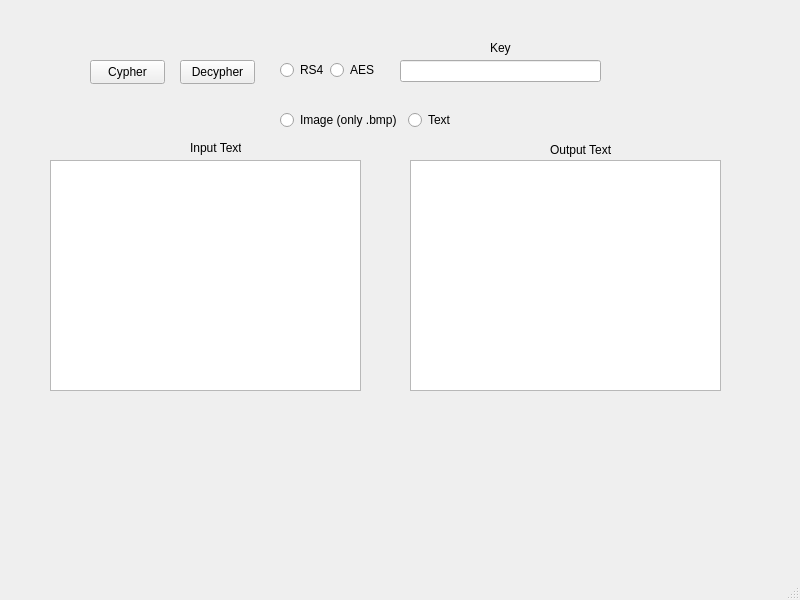
<?xml version="1.0" encoding="UTF-8"?>
<ui version="4.0">
 <class>MainWindow</class>
 <widget class="QMainWindow" name="MainWindow">
  <property name="geometry">
   <rect>
    <x>0</x>
    <y>0</y>
    <width>800</width>
    <height>600</height>
   </rect>
  </property>
  <property name="windowTitle">
   <string>MainWindow</string>
  </property>
  <widget class="QWidget" name="centralwidget">
   <widget class="QPushButton" name="Cypher">
    <property name="geometry">
     <rect>
      <x>90</x>
      <y>60</y>
      <width>75</width>
      <height>24</height>
     </rect>
    </property>
    <property name="text">
     <string>Cypher</string>
    </property>
   </widget>
   <widget class="QPushButton" name="Decypher">
    <property name="geometry">
     <rect>
      <x>180</x>
      <y>60</y>
      <width>75</width>
      <height>24</height>
     </rect>
    </property>
    <property name="text">
     <string>Decypher</string>
    </property>
   </widget>
   <widget class="QRadioButton" name="RS4radioButton">
    <property name="geometry">
     <rect>
      <x>280</x>
      <y>60</y>
      <width>51</width>
      <height>20</height>
     </rect>
    </property>
    <property name="text">
     <string>RS4</string>
    </property>
   </widget>
   <widget class="QRadioButton" name="AESradioButton">
    <property name="geometry">
     <rect>
      <x>330</x>
      <y>60</y>
      <width>89</width>
      <height>20</height>
     </rect>
    </property>
    <property name="text">
     <string>AES</string>
    </property>
   </widget>
   <widget class="QLineEdit" name="Key">
    <property name="geometry">
     <rect>
      <x>400</x>
      <y>60</y>
      <width>201</width>
      <height>22</height>
     </rect>
    </property>
   </widget>
   <widget class="QLabel" name="Keylabel">
    <property name="geometry">
     <rect>
      <x>490</x>
      <y>40</y>
      <width>21</width>
      <height>16</height>
     </rect>
    </property>
    <property name="text">
     <string>Key</string>
    </property>
   </widget>
   <widget class="QTextEdit" name="InputText">
    <property name="geometry">
     <rect>
      <x>50</x>
      <y>160</y>
      <width>311</width>
      <height>231</height>
     </rect>
    </property>
   </widget>
   <widget class="QTextEdit" name="OutputText">
    <property name="geometry">
     <rect>
      <x>410</x>
      <y>160</y>
      <width>311</width>
      <height>231</height>
     </rect>
    </property>
   </widget>
   <widget class="QLabel" name="InputTextLabel">
    <property name="geometry">
     <rect>
      <x>190</x>
      <y>140</y>
      <width>51</width>
      <height>16</height>
     </rect>
    </property>
    <property name="text">
     <string>Input Text</string>
    </property>
   </widget>
   <widget class="QLabel" name="OutputTextLabel">
    <property name="geometry">
     <rect>
      <x>550</x>
      <y>140</y>
      <width>71</width>
      <height>20</height>
     </rect>
    </property>
    <property name="text">
     <string>Output Text</string>
    </property>
   </widget>
   <widget class="QWidget" name="horizontalLayoutWidget">
    <property name="geometry">
     <rect>
      <x>280</x>
      <y>100</y>
      <width>241</width>
      <height>41</height>
     </rect>
    </property>
    <layout class="QHBoxLayout" name="horizontalLayout">
     <item>
      <widget class="QRadioButton" name="ImageRadioButton">
       <property name="text">
        <string>Image (only .bmp)</string>
       </property>
      </widget>
     </item>
     <item>
      <widget class="QRadioButton" name="TextRadioButton">
       <property name="text">
        <string>Text</string>
       </property>
      </widget>
     </item>
    </layout>
   </widget>
  </widget>
  <widget class="QMenuBar" name="menubar">
   <property name="geometry">
    <rect>
     <x>0</x>
     <y>0</y>
     <width>800</width>
     <height>22</height>
    </rect>
   </property>
  </widget>
  <widget class="QStatusBar" name="statusbar"/>
 </widget>
 <resources/>
 <connections/>
</ui>
